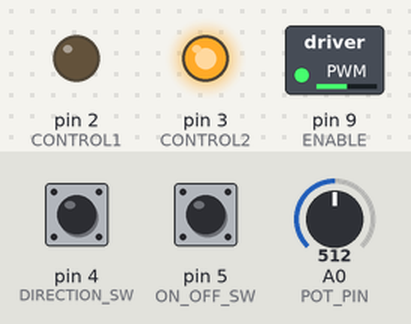
The sketch below on a simulated Arduino Uno, built with avr-gcc and run on an emulated ATmega328P. Shown: switched loads named in the sketch (green lamp = pin HIGH), output pins drawn as LEDs (lit = HIGH). Inputs (shaded band) come from the test bench; at power-on: A0 (POT_PIN) = 512, pin 4 (DIRECTION_SW) LOW, pin 5 (ON_OFF_SW) LOW.

Above: at 1.2 s.
1.3 s: A0 (POT_PIN) set to 716
At 1.9 s:
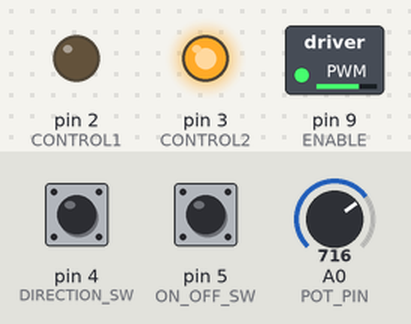
2.8 s: pin 4 (DIRECTION_SW) pulled HIGH for 0.15 s
At 4.0 s:
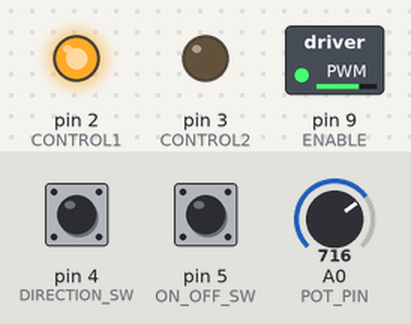
4.4 s: A0 (POT_PIN) set to 900
At 5.4 s:
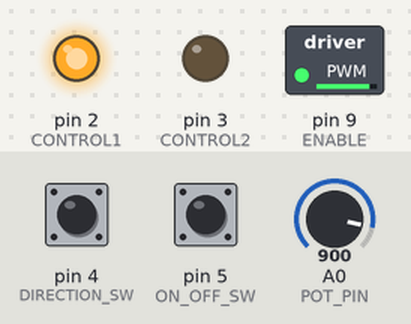
5.9 s: pin 4 (DIRECTION_SW) pulled HIGH for 1 s
At 6.6 s:
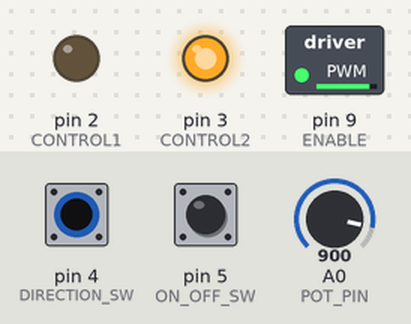
8.4 s: A0 (POT_PIN) set to 122
At 9.6 s:
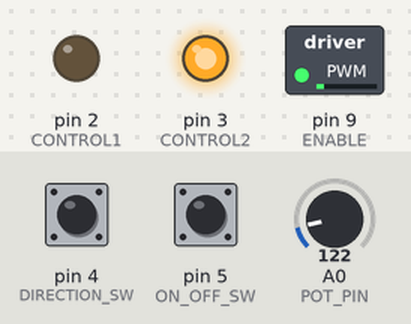
9.9 s: pin 4 (DIRECTION_SW) pulled HIGH for 0.15 s
At 10.8 s:
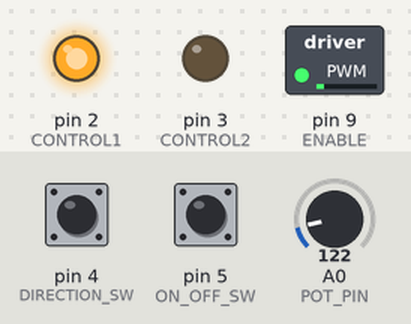
Timing chart, 0 to 12.5 s (numbered marks = the images above; inputs shaded):
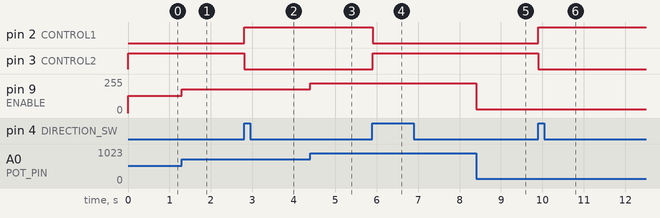

The sketch:

hbridge-motor.ino
```cpp
const int CONTROL1 = 2;
const int CONTROL2 = 3;
const int ENABLE = 9;
const int DIRECTION_SW = 4;
const int ON_OFF_SW = 5;
const int POT_PIN= A0;

int onOff = 0;
int prev_onOff = 0;
int directionSwitchState = 0;
int prev_directionSwitchState = 0;

int motorEnabled = 0;
int motorSpeed = 0;
int motorDirection = 0;


void setup() {
  pinMode(DIRECTION_SW, INPUT);
  pinMode(ON_OFF_SW, INPUT);
  pinMode(CONTROL1, OUTPUT);
  pinMode(CONTROL2, OUTPUT);
  pinMode(ENABLE, OUTPUT);
  digitalWrite(ENABLE, LOW);

}

void loop() {
  onOff = digitalRead(ON_OFF_SW);
  delay(1);
  directionSwitchState = digitalRead(DIRECTION_SW);
  motorSpeed = analogRead(POT_PIN) / 4;
  if ((onOff != prev_onOff) && (onOff == HIGH)) {
    motorEnabled = ! motorEnabled;
  }
  if ((directionSwitchState != prev_directionSwitchState)
       && (directionSwitchState == HIGH)) {
         motorDirection = ! motorDirection;
  }

  if (motorDirection == 1) {
      digitalWrite(CONTROL1, HIGH);
      digitalWrite(CONTROL2, LOW);
  } else {
      digitalWrite(CONTROL1, LOW);
      digitalWrite(CONTROL2, HIGH);
  }
  if (motorEnabled = 1) {
      analogWrite(ENABLE, motorSpeed);
  } else {
      analogWrite(ENABLE, 0);
  }

  prev_directionSwitchState = directionSwitchState;
  prev_onOff = onOff;

}
```

Measured:
- after the input at 1.3 s, pin 9 (ENABLE): 128/255 → 179/255 at once
- after the input at 2.8 s, pin 2 (CONTROL1): LOW → HIGH at once; pin 3 (CONTROL2): HIGH → LOW at once
- after the input at 4.4 s, pin 9 (ENABLE): 179/255 → 225/255 at once
- after the input at 5.9 s, pin 2 (CONTROL1): HIGH → LOW at once; pin 3 (CONTROL2): LOW → HIGH at once
- after the input at 8.4 s, pin 9 (ENABLE): 225/255 → 30/255 at once
- after the input at 9.9 s, pin 2 (CONTROL1): LOW → HIGH at once; pin 3 (CONTROL2): HIGH → LOW at once
